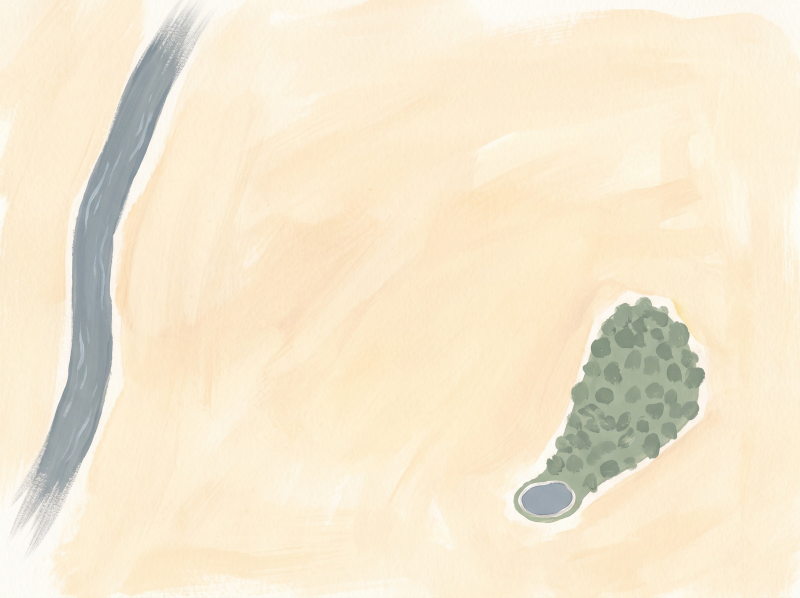
#> input picture quests/zilart/media/map/map-gouache-4.jpg, 2400 x 1792 px (shown at 1/3 size)
$ python build.py
#> lines starting #> are read from the running program, lines starting #| are printed output that depends on the picture; after the words box and inside, x2 and y2 are one past the last pixel; in counts of white or black regions, pixels touching at a corner belong together; long printed decimals are rounded
#!/usr/bin/env python3
"""Подложка карты ЗИЛАРТа для плеера: рисунок map-gouache-4.jpg (fal, по маске mask.py) → site/play/zilart/media/map.jpg.
Рисунок покрывает 55.6936–55.7021 с. ш., 37.625945–37.646055 в. д. (как маска). Вокруг — поле 200 м цвета «суши», край рисунка
растушёван: рамка схемы у первых точек выходит за рисунок, жёсткого края быть не должно. Печатает bounds для quest.json → map.
  python3 quests/zilart/media/map/build.py && python3 scripts/player_webp.py zilart"""
import math, pathlib
from PIL import Image, ImageDraw, ImageFilter
HERE = pathlib.Path(__file__).resolve().parent
OUT = HERE.parents[3] / 'site/play/zilart/media/map.jpg'
S, N, W, E = 55.6936, 55.7021, 37.625945, 37.646055
PAD_M, PPM, FEATHER = 200, 0.65, 70
LAND = (250, 233, 203)   # средний цвет «суши» рисунка; тот же — в player.css (.pl-map-under)
k = math.cos(math.radians(55.696283))
mw, mh = (E - W) * 111320 * k, (N - S) * 111320
src = Image.open(HERE / 'map-gouache-4.jpg').convert('RGB').resize((round(mw * PPM), round(mh * PPM)), Image.LANCZOS)
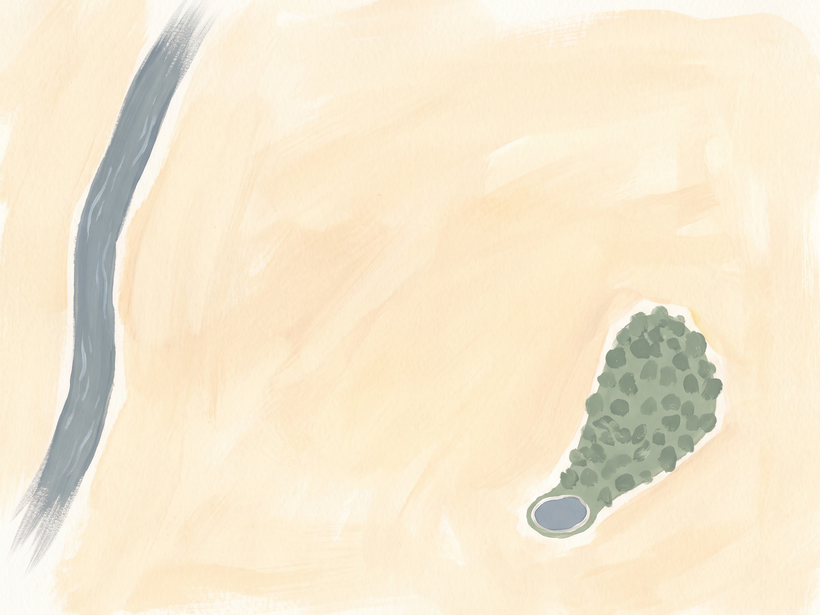
#> src: PIL image 820x615 RGB; mean R, G, B 244.2, 231.8, 207.4
pad = round(PAD_M * PPM)
canvas = Image.new('RGB', (src.width + 2 * pad, src.height + 2 * pad), LAND)
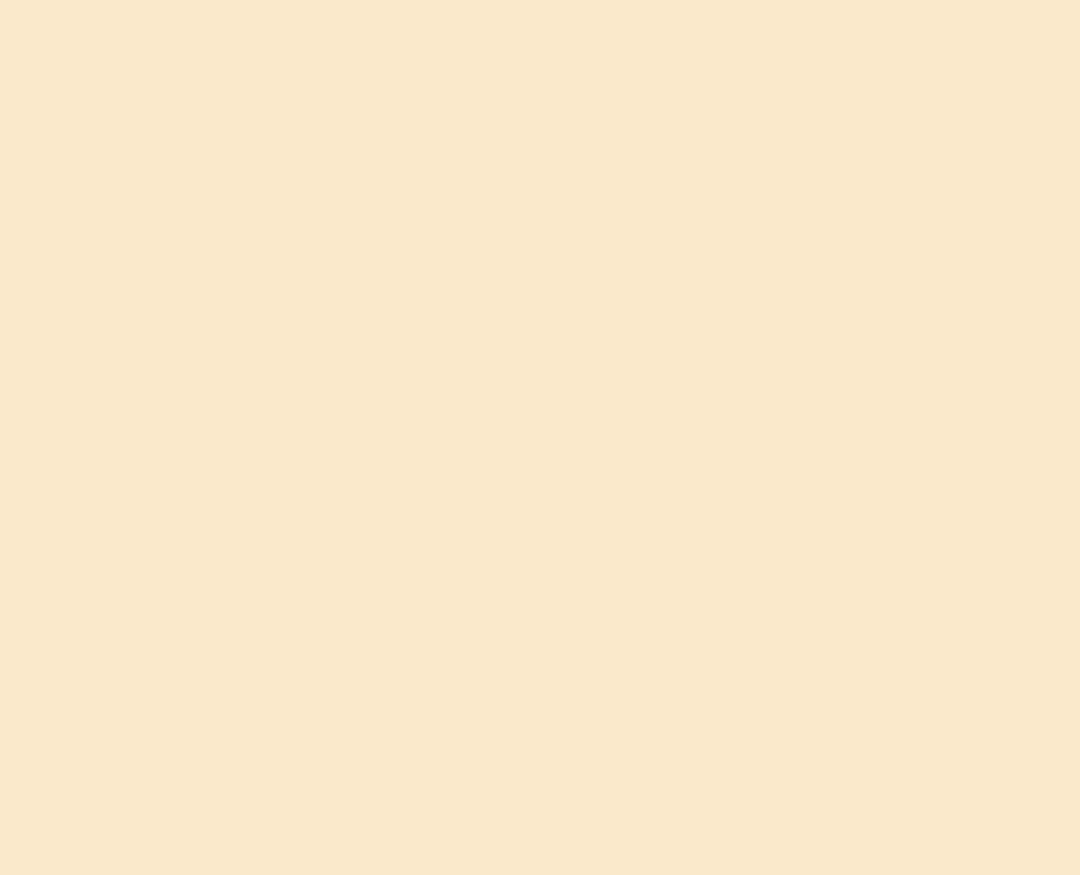
#> canvas: PIL image 1080x875 RGB; mean R, G, B 250, 233, 203
mask = Image.new('L', src.size, 0)
#> mask: PIL image 820x615 L; every value is 0
ImageDraw.Draw(mask).rectangle([FEATHER // 2, FEATHER // 2, src.width - FEATHER // 2, src.height - FEATHER // 2], fill=255)
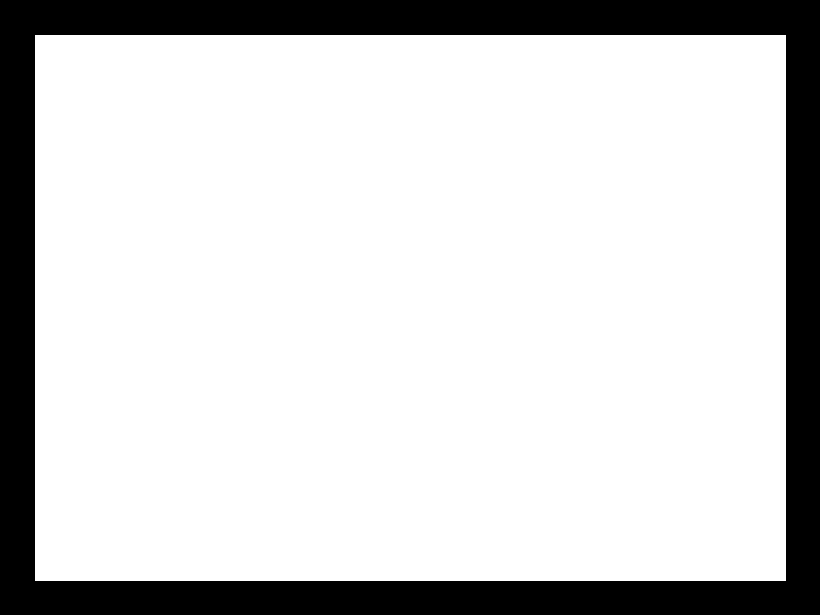
#> mask: PIL image 820x615 L; 81.3% white; 1 black region, box (x1, y1, x2, y2) and area: (0, 0, 820, 615) 94254
mask = mask.filter(ImageFilter.GaussianBlur(FEATHER / 4))
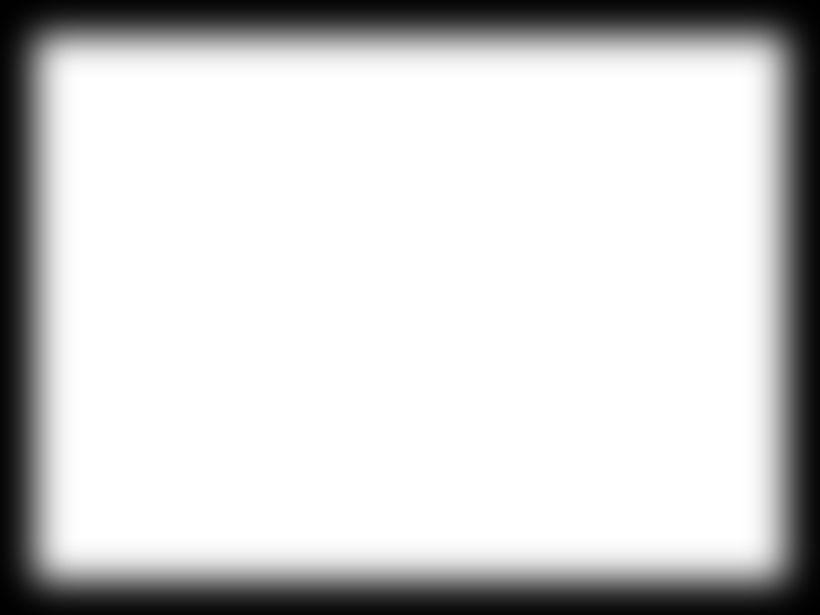
#> mask: PIL image 820x615 L; min 0, max 255, mean 207.2
canvas.paste(src, (pad, pad), mask)
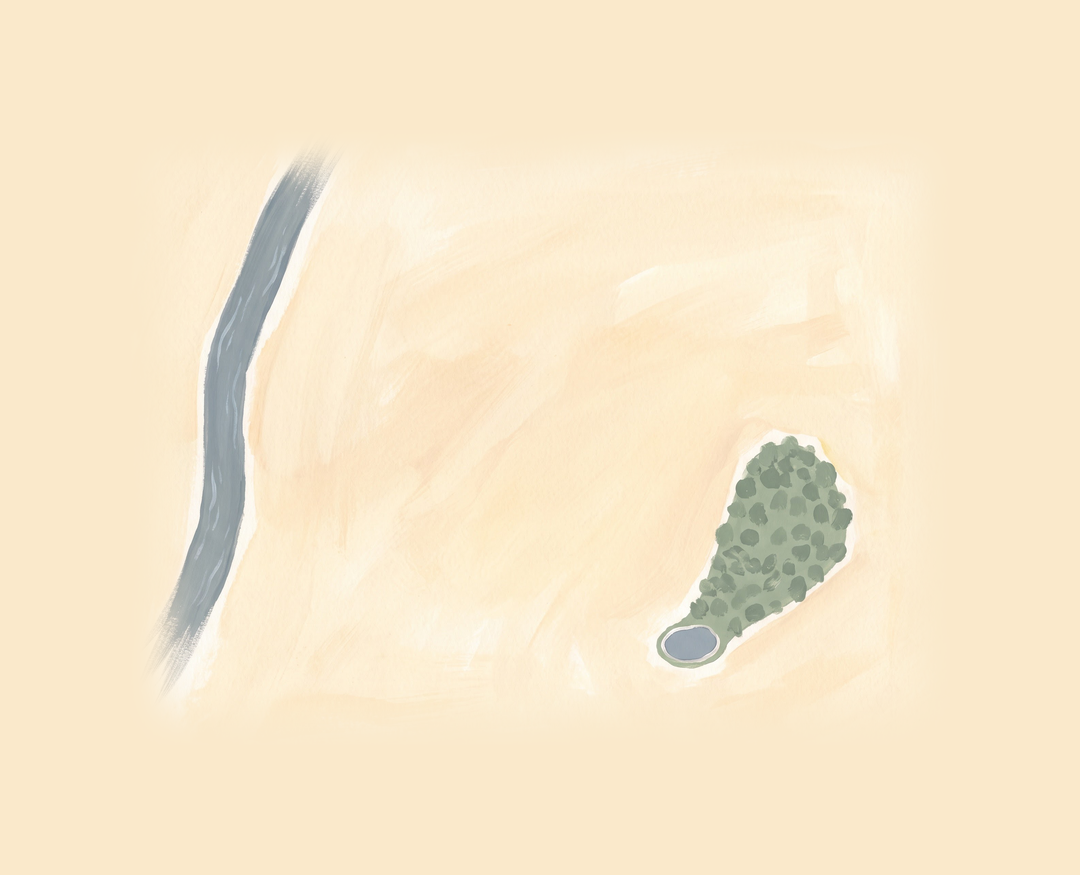
#> canvas: PIL image 1080x875 RGB; mean R, G, B 246.7, 231.6, 203.7
canvas.save(OUT, quality=84, optimize=True)
dlat, dlon = PAD_M / 111320, PAD_M / (111320 * k)
print(OUT, canvas.size, 'bounds', [[round(S - dlat, 6), round(W - dlon, 6)], [round(N + dlat, 6), round(E + dlon, 6)]])
#| site/play/zilart/media/map.jpg (1080, 875) bounds [[55.692, 37.623], [55.704, 37.649]]
